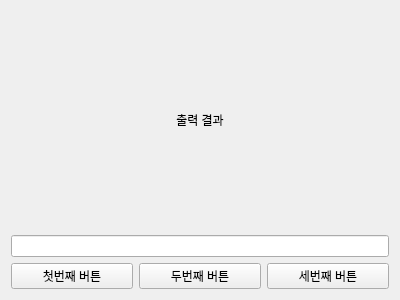
<?xml version="1.0" encoding="UTF-8"?>
<ui version="4.0">
 <class>MainWindow</class>
 <widget class="QWidget" name="MainWindow">
  <property name="geometry">
   <rect>
    <x>0</x>
    <y>0</y>
    <width>400</width>
    <height>300</height>
   </rect>
  </property>
  <property name="windowTitle">
   <string>Pandora</string>
  </property>
  <layout class="QVBoxLayout" name="verticalLayout">
   <item>
    <widget class="QLabel" name="label">
     <property name="text">
      <string>출력 결과</string>
     </property>
     <property name="alignment">
      <set>Qt::AlignCenter</set>
     </property>
    </widget>
   </item>
   <item>
    <widget class="QLineEdit" name="lineEdit"/>
   </item>
   <item>
    <layout class="QHBoxLayout" name="horizontalLayout">
     <item>
      <widget class="QPushButton" name="firstButton">
       <property name="text">
        <string>첫번째 버튼</string>
       </property>
      </widget>
     </item>
     <item>
      <widget class="QPushButton" name="secondButton">
       <property name="text">
        <string>두번째 버튼</string>
       </property>
      </widget>
     </item>
     <item>
      <widget class="QPushButton" name="thirdButton">
       <property name="text">
        <string>세번째 버튼</string>
       </property>
      </widget>
     </item>
    </layout>
   </item>
  </layout>
 </widget>
 <resources/>
 <connections>
  <connection>
   <sender>firstButton</sender>
   <signal>clicked()</signal>
   <receiver>MainWindow</receiver>
   <slot>slot_firstButton()</slot>
   <hints>
    <hint type="sourcelabel">
     <x>11</x>
     <y>228</y>
    </hint>
    <hint type="destinationlabel">
     <x>34</x>
     <y>249</y>
    </hint>
   </hints>
  </connection>
  <connection>
   <sender>secondButton</sender>
   <signal>clicked()</signal>
   <receiver>MainWindow</receiver>
   <slot>slot_secondButton()</slot>
   <hints>
    <hint type="sourcelabel">
     <x>142</x>
     <y>226</y>
    </hint>
    <hint type="destinationlabel">
     <x>143</x>
     <y>249</y>
    </hint>
   </hints>
  </connection>
  <connection>
   <sender>thirdButton</sender>
   <signal>clicked()</signal>
   <receiver>MainWindow</receiver>
   <slot>slot_thirdButton()</slot>
   <hints>
    <hint type="sourcelabel">
     <x>267</x>
     <y>228</y>
    </hint>
    <hint type="destinationlabel">
     <x>288</x>
     <y>248</y>
    </hint>
   </hints>
  </connection>
 </connections>
 <slots>
  <slot>slot_firstButton()</slot>
  <slot>slot_secondButton()</slot>
  <slot>slot_thirdButton()</slot>
 </slots>
</ui>
